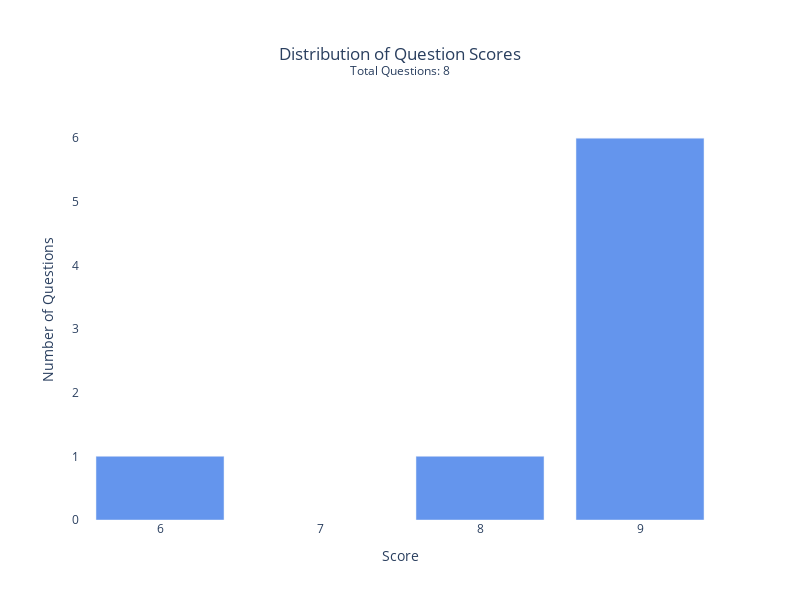

Source (notebook cell):
### Code cell
fig = plot_simple_score_distribution(scored_dataset,
                                     score_key="score",
                                    title="Distribution of Question Scores",
                                    x_title="Score",
                                    y_title="Number of Questions",
                                    bar_color='rgb(100,149,237)', 
                                    width=800,
                                    height=600)
fig.show()

### Figure 1 — Plotly figure (JSON) as saved in the notebook; plotly's stock layout.template omitted (floating-point values rounded to 4 significant figures)
{"data": [{"hoverinfo": "text", "hovertext": ["Score: 6<br>Count: 1<br>Percentage: 12.50%", "Score: 8<br>Count: 1<br>Percentage: 12.50%", "Score: 9<br>Count: 6<br>Percentage: 75.00%"], "marker": {"color": "rgb(100,149,237)"}, "type": "bar", "x": [6, 8, 9], "y": [1, 1, 6]}], "layout": {"height": 600, "plot_bgcolor": "white", "title": {"text": "Distribution of Question Scores<br><sup>Total Questions: 8</sup>", "x": 0.5, "xanchor": "center", "y": 0.9, "yanchor": "top"}, "width": 800, "xaxis": {"dtick": 1, "range": [5.5, 9.5], "showgrid": false, "tick0": 6, "tickmode": "linear", "title": {"text": "Score"}}, "yaxis": {"dtick": 1, "range": [0, 6.6], "showgrid": false, "tick0": 0, "tickmode": "linear", "title": {"text": "Number of Questions"}}}}
